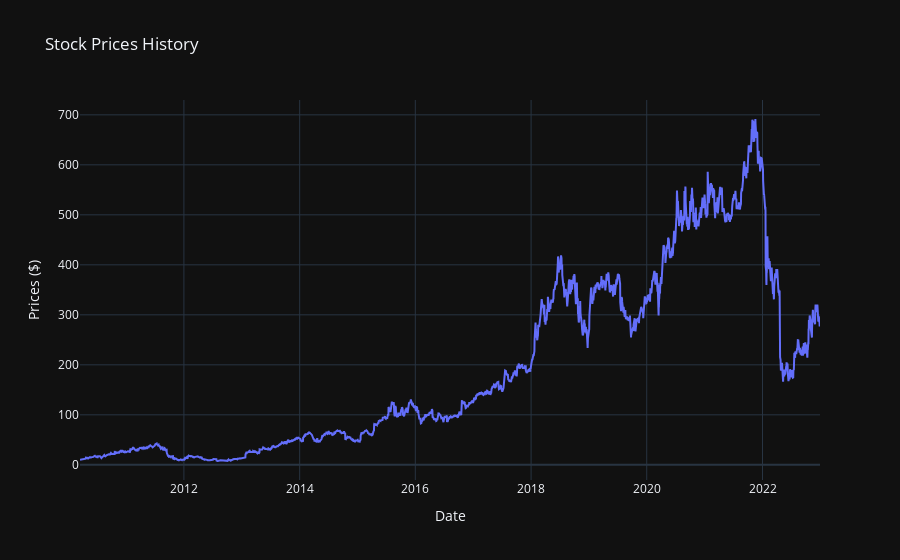

Write notebook code for a chart like this one.
### Code cell
fig = go.Figure()
fig.add_trace(go.Scatter(x=data['Date'], y=data['Close'], mode='lines', name='Stock Prices'))
fig.update_layout(
    title='Stock Prices History',
    xaxis=dict(title='Date'),
    yaxis=dict(title='Prices ($)')
)
fig.show()

### Figure 1 — Plotly figure (JSON) as saved in the notebook; plotly's stock layout.template omitted (floating-point values rounded to 4 significant figures; data arrays with more than 128 entries replaced by an {"elided": "..."} marker saying what was removed)
{"data": [{"mode": "lines", "name": "Stock Prices", "x": {"elided": "3223 str values"}, "y": {"elided": "3223 float values"}, "type": "scatter"}], "layout": {"title": {"text": "Stock Prices History"}, "xaxis": {"title": {"text": "Date"}}, "yaxis": {"title": {"text": "Prices ($)"}}}}
